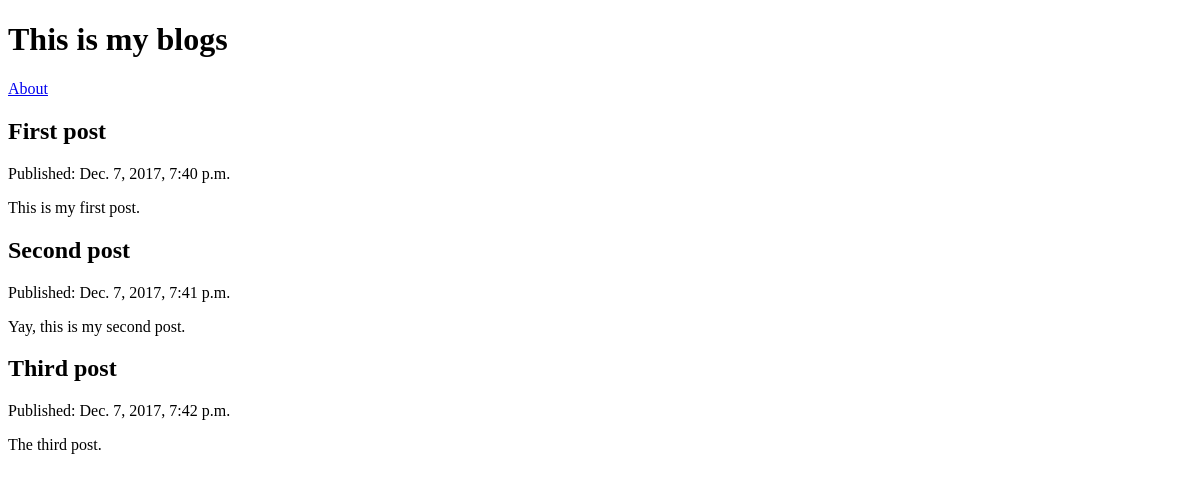
Before: / with the older database file.
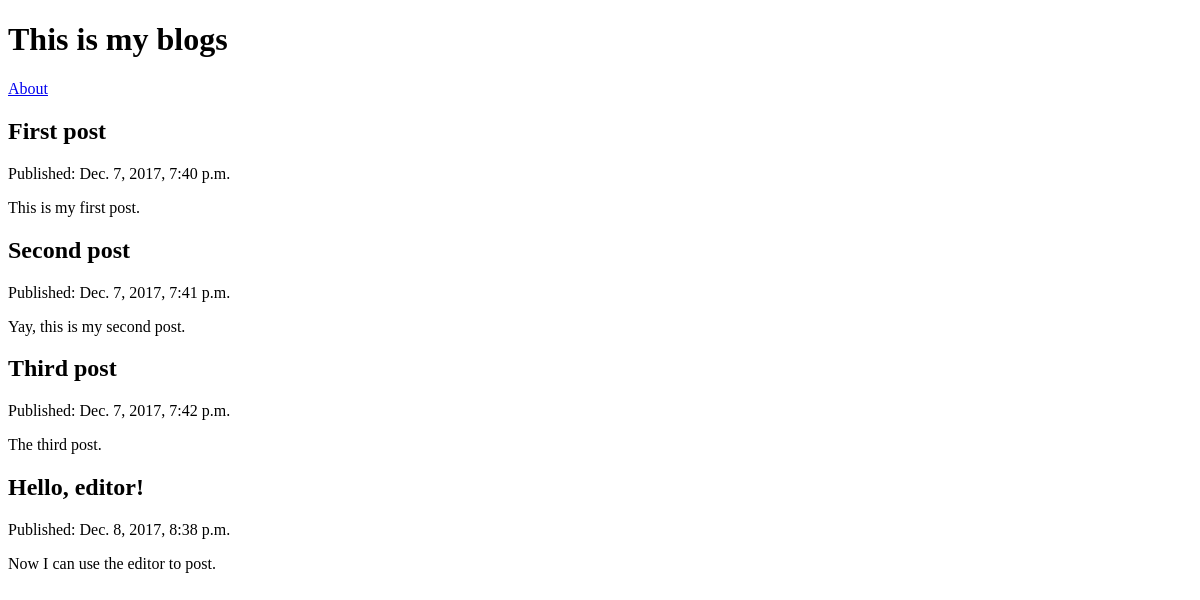
After: the same page with the newer database file.
### blog/models.py (models this page shows, shortened)
class Post(models.Model):
    author = models.ForeignKey('auth.User')
    title = models.CharField(max_length=200)
    text = models.TextField()
    created_date = models.DateField(default=timezone.now)
    published_date = models.DateTimeField(blank=True, null=True)

### blog/views.py (the view)
# urls.py: url(r'^$', views.post_list, name='post_list'),
def post_list(request):
    posts = Post.objects.filter(published_date__lte=timezone.now()).order_by('published_date')
    return render(request, 'blog/post_list.html', {'posts': posts})

### blog/templates/blog/post_list.html (shortened to what this page needs)
<!DOCTYPE html>
<html lang="en">
<head>
</head>
<body>
    <h1>This is my blogs</h1>
    <p><a href="/about">About</a></p>
    <div>
    {% for post in posts %}
        <article>
            <h1>{{ post.title }}</h1>
            <p>Published: {{ post.published_date }}</p>
            <p>{{ post.text | linebreaksbr }}</p>
        </article>
    {% endfor %}
    </div>
</body>
</html>

Changed rows visible on the page:
added Post: title "Hello, editor!", published_date "Dec. 8, 2017, 8:38 p.m.", text "Now I can use the editor to post."
